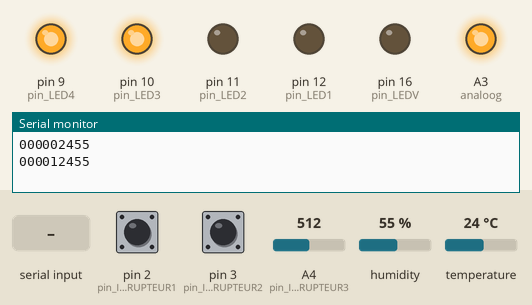
Simulated run of this sketch. Board: Arduino Uno, built with avr-gcc and run on an emulated ATmega328P. Shown: output pins drawn as LEDs (lit = HIGH), the last lines printed to the serial monitor. Inputs (shaded band) come from the test bench; at power-on: A4 (pin_INTERRUPTEUR3) = 512, pin 2 (pin_INTERRUPTEUR1) HIGH, pin 3 (pin_INTERRUPTEUR2) HIGH, humidity 55 %, temperature 24 °C.

Above: at 1.2 s.
1.3 s: A4 (pin_INTERRUPTEUR3) set to 260
2.8 s: A4 (pin_INTERRUPTEUR3) set to 242
At 4.0 s:
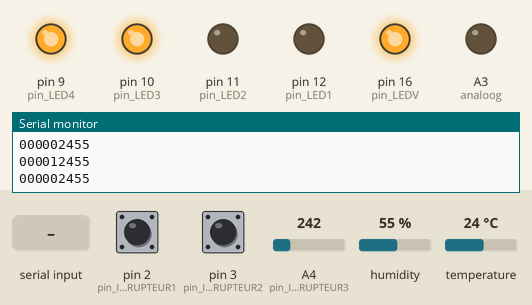
4.3 s: pin 2 (pin_INTERRUPTEUR1) pulled LOW for 0.15 s
At 5.2 s:
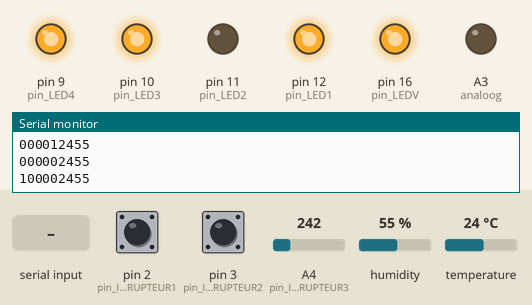
5.9 s: pin 3 (pin_INTERRUPTEUR2) pulled LOW for 0.15 s
At 7.1 s:
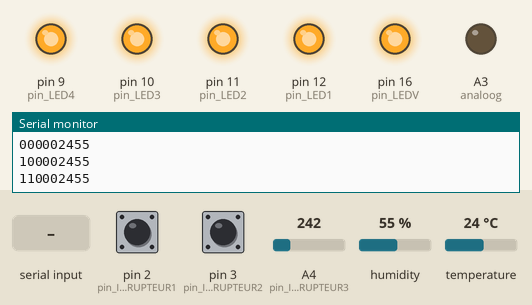
7.5 s: "0" received over Serial
At 8.6 s:
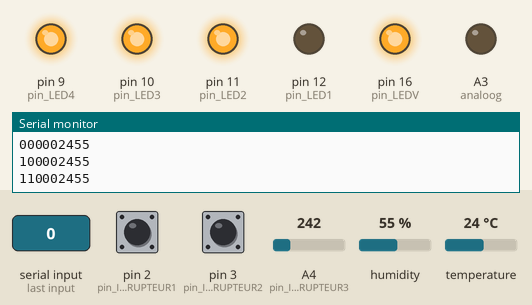
9.0 s: "30,150,10\n" received over Serial
At 9.9 s:
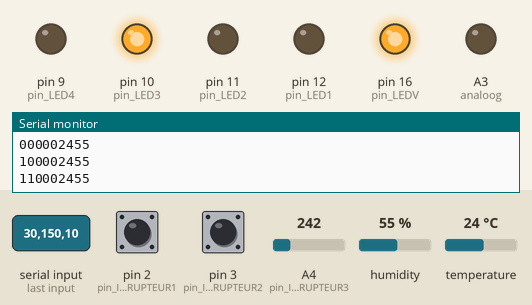
Timing chart, 0 to 11.5 s (numbered marks = the images above; inputs shaded):
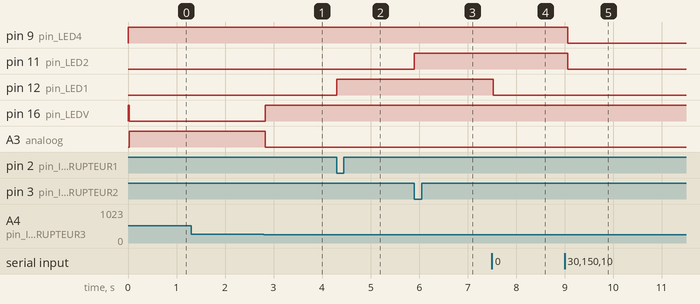

Measured:
- the behaviour switches between 250 and 249 on A4 (pin_INTERRUPTEUR3) (found by bisection; images 0 and 1)
- after the input at 1.3 s, every drawn part: stays the same
- after the input at 2.8 s, pin 16 (pin_LEDV): LOW → HIGH at once; A3 (analoog): HIGH → LOW at once
- after the input at 4.3 s, pin 12 (pin_LED1): LOW → HIGH at once
- after the input at 5.9 s, pin 11 (pin_LED2): LOW → HIGH at once
- after the input at 7.5 s, pin 12 (pin_LED1): HIGH → LOW at once
- after the input at 9.0 s, pin 9 (pin_LED4), pin 11 (pin_LED2): HIGH → LOW after 0.06 s

The sketch:

arduino_code.ino
```cpp
#include <dht.h>
#include <Servo.h>

Servo servo_port;
dht DHT;
char c;
String h;
int gaz,trouve=1;

#define DHT11_PIN 7
int analoog = A3; // define the flame sensor interface
int sensor; //read analoog value
long time = 0;
int counter = 0;
const int pin_INTERRUPTEUR1 = 2;
const int pin_INTERRUPTEUR2 = 3;
const int pin_INTERRUPTEUR3 = 18;

String l_chambre_n="0",l_bain_n="0";
String fen_n="0",porte_n="0",gaz_n="0";
int tem_n=25,hum_n=20;
const int mqxPin = A4;

const int pin_LED1 = 12;
const int pin_LED2 = 11;
const int pin_LED3 = 10;
const int pin_LED4 = 9;
const int pin_LEDR = 17;
const int pin_LEDV = 16;

boolean ledAllumer1 = 0;
boolean boutonAppuyer1 = 0;
boolean ledAllumer2 = 0;
boolean boutonAppuyer2 = 0;
boolean ledAllumer3 = 0;
boolean boutonAppuyer3 = 0;


////////////////////////

void readFromESP();
void writeToESP();

void setup(){
Serial.begin(115200);
pinMode(pin_INTERRUPTEUR1, INPUT_PULLUP);
pinMode(pin_INTERRUPTEUR2, INPUT_PULLUP);
pinMode(pin_INTERRUPTEUR3, INPUT_PULLUP);

pinMode (analoog, INPUT) ;
pinMode(pin_LED1, OUTPUT);
pinMode(pin_LED2,OUTPUT);
pinMode(pin_LED3,OUTPUT);
pinMode(pin_LED4,OUTPUT);
pinMode(pin_LEDR,OUTPUT);
pinMode(pin_LEDV,OUTPUT);
digitalWrite(pin_LED3,HIGH);
digitalWrite(pin_LED4,HIGH);

digitalWrite(pin_LEDV,HIGH);
digitalWrite(pin_LEDR,LOW);
attachInterrupt(digitalPinToInterrupt(pin_INTERRUPTEUR1), onEvent1, CHANGE);
attachInterrupt(digitalPinToInterrupt(pin_INTERRUPTEUR2), onEvent2, CHANGE);
attachInterrupt(digitalPinToInterrupt(pin_INTERRUPTEUR3), onEvent3, CHANGE);


}

////////////////////////////////////////////////

void loop(){
 boolean StringReady = false;


 while (Serial.available()){
   readFromESP();
   StringReady= true;

  if (StringReady){
    if (h[0]=='1' && l_chambre_n=="0"){
      l_chambre_n="1";
      digitalWrite(pin_LED1,HIGH);
    }
    else if (h[0]=='0' && l_chambre_n=="1"){
      l_chambre_n="0";
      digitalWrite(pin_LED1,LOW);
    }
   if (h[1]=='1' && l_bain_n=="0"){
     l_bain_n="1";
      digitalWrite(pin_LED2,HIGH);
    }
    else if (h[1]=='0' && l_bain_n=="1"){
      l_bain_n="0";
      digitalWrite(pin_LED2,LOW);
    }
    if (h[2]=='1' && fen_n=="0"){
      fen_n="1";
      digitalWrite(pin_LED3,LOW);
    }
    else if (h[2]=='0' && fen_n=="1"){
      fen_n="0";
      digitalWrite(pin_LED3,HIGH);
    }

    if (h[3]=='1' && porte_n=="0"){
      porte_n="1";
      digitalWrite(pin_LED4,LOW);
    }
    else if (h[3]=='0' && porte_n=="1"){
      porte_n="0";
      digitalWrite(pin_LED4,HIGH);
    }
    }


    }
gaz=analogRead(mqxPin);
int chk = DHT.read11(DHT11_PIN);
tem_n=int(DHT.temperature);
hum_n=int(DHT.humidity);
if(trouve==1){
    writeToESP();
    trouve=0;
}
if((gaz>250) && (gaz_n=="0") ){
  gaz_n="1";
  digitalWrite(pin_LEDR,HIGH);
  digitalWrite(pin_LEDV,LOW);

  trouve=1;

}
else if((gaz<250) && (gaz_n=="1") ){
  gaz_n="0";
  digitalWrite(pin_LEDV,HIGH);
  digitalWrite(pin_LEDR,LOW);
  trouve=1;
 }

  }


 /////////////////////////////////////////////////////////
void writeToESP(){
    Serial.print(l_chambre_n.toInt());
    Serial.print(l_bain_n.toInt());
    Serial.print(fen_n.toInt());
    Serial.print(porte_n.toInt());
    Serial.print(gaz_n.toInt());
    Serial.print(tem_n);
    Serial.println(hum_n);
 }
void readFromESP() {
h="";
  while (Serial.available()) {
    c = Serial.read();
    h += c;
    delay(4);
  }
 }

 void onEvent1() {
boolean etatBouton1 = digitalRead(pin_INTERRUPTEUR1) ; // Récupère l’état du bouton
if(etatBouton1 == 0 and boutonAppuyer1 == 0) { // On appuie sur le bouton
boutonAppuyer1 = 1;
if(ledAllumer1 == 0) { // Si la led est éteinte on l’allume
digitalWrite(pin_LED1,HIGH);
ledAllumer1 = 1;
l_chambre_n="1";
writeToESP();
}

else { // Si la led est allumée on l’éteint
digitalWrite(pin_LED1,LOW);

ledAllumer1 = 0;
l_chambre_n="0";
writeToESP();
}
}

if(etatBouton1 == 1 and boutonAppuyer1 == 1) { //On arrête d’appuyer sur le bouton
boutonAppuyer1 = 0;
}}


 void onEvent2() {
boolean etatBouton2 = digitalRead(pin_INTERRUPTEUR2) ; // Récupère l’état du bouton
if(etatBouton2 == 0 and boutonAppuyer2 == 0) { // On appuie sur le bouton
boutonAppuyer2 = 1;
if(ledAllumer2 == 0) { // Si la led est éteinte on l’allume
digitalWrite(pin_LED2,HIGH);

ledAllumer2 = 1;
l_bain_n="1";
writeToESP();
}

else { // Si la led est allumée on l’éteint
digitalWrite(pin_LED2,LOW);
ledAllumer2 = 0;
l_bain_n="0";
writeToESP();
}
}

if(etatBouton2 == 1 and boutonAppuyer2 == 1) { //On arrête d’appuyer sur le bouton
boutonAppuyer2 = 0;
}}
 void onEvent3() {
boolean etatBouton3 = digitalRead(pin_INTERRUPTEUR3) ; // Récupère l’état du bouton
if(etatBouton3 == 0 and boutonAppuyer3 == 0) { // On appuie sur le bouton
boutonAppuyer3 = 1;
if(ledAllumer3 == 0) { // Si la led est éteinte on l’allume
digitalWrite(pin_LED3,LOW);

ledAllumer3 = 1;
fen_n="1";
writeToESP();
}

else { // Si la led est allumée on l’éteint
digitalWrite(pin_LED3,HIGH);

ledAllumer3 = 0;
fen_n="0";
writeToESP();
}
}

if(etatBouton3 == 1 and boutonAppuyer3 == 1) { //On arrête d’appuyer sur le bouton
boutonAppuyer3 = 0;
}}
```
